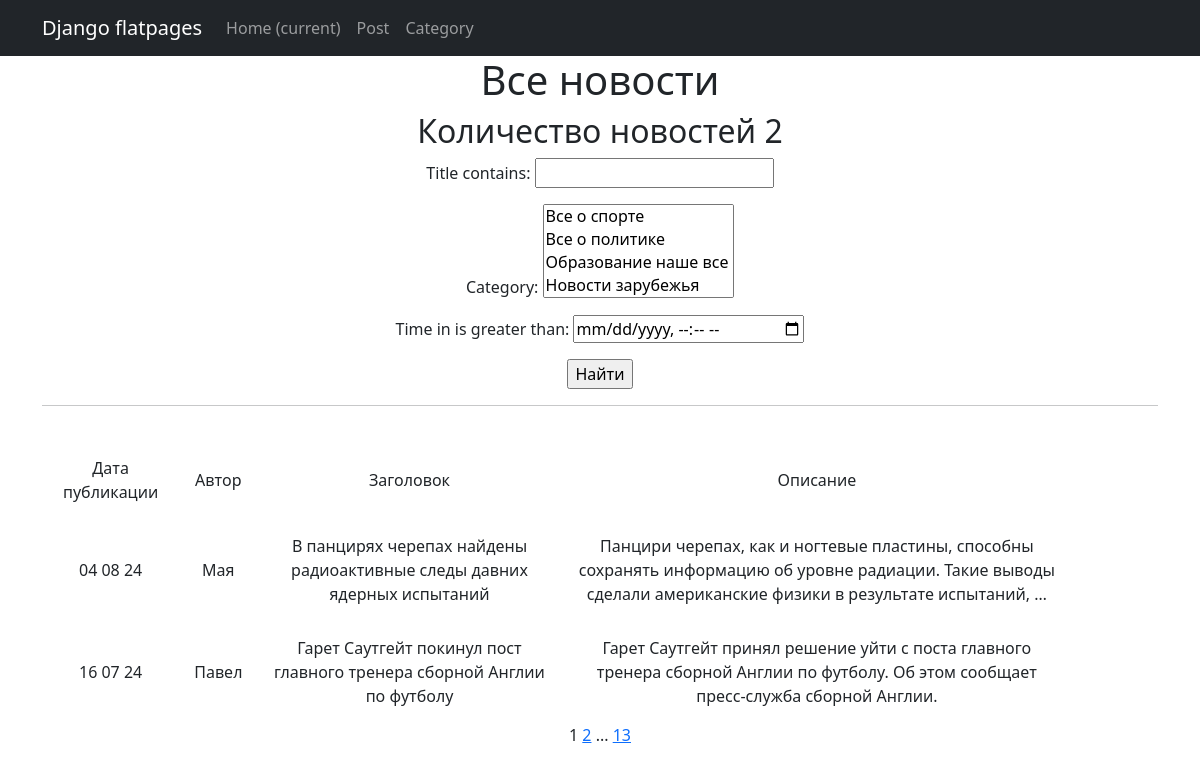
Page /news/ on the committed database.
### news/models.py (models this page shows, shortened)
class Post(models.Model):
    article = 'AR'
    news = 'NE'
    POST = [
        (news, 'Новости'),
        (article, 'Статья')
    ]
    author = models.ForeignKey(Author, on_delete=models.CASCADE, related_name='posts')
    field = models.CharField(max_length=2, choices=POST, default=news)
    time_in = models.DateTimeField(auto_now_add=True)
    category = models.ManyToManyField(Category, through='PostCategory')
    title = models.CharField(max_length=250)
    text = models.TextField()
    rating = models.IntegerField(default=0)

class Author(models.Model):
    user = models.OneToOneField(User, on_delete=models.CASCADE)
    rating = models.IntegerField(default=0)

### news/views.py (the view)
# urls.py: path('', PostList.as_view(), name='post_list'),
class PostList(ListView):
    model = Post
    template_name = 'News.html'
    context_object_name = 'news'
    ordering = '-time_in'
    paginate_by = 2
    def get_queryset(self):
        queryset = super().get_queryset()
        self.filterset = PostFilter(self.request.GET, queryset)
        return self.filterset.qs
    def get_context_data(self, **kwargs):
        context = super().get_context_data(**kwargs)
        context['filterset'] = self.filterset
        return context

### news/models.py (called while the page is built)
    def __str__(self):
        return self.name

### news/templatetags/custom_tags.py (called while the page is built)
@register.simple_tag(takes_context=True)
def url_replace(context, **kwargs):
    d = context['request'].GET.copy()
    for k, v in kwargs.items():
        d[k] = v
    return d.urlencode()

### templates/News.html (shortened to what this page needs)
{% extends 'flatpages/default.html' %}
{% load custom_tags %}
{% block content %}
    <h1>Все новости</h1>
    <h2>Количество новостей {{ news|length }}</h2>
    <form action="" method="get">
        {{ filterset.form.as_p }}
        <input type="submit" value="Найти">
    </form>
    <hr>
    {% if news %}
        <table cellpadding="15" width="95%" style="margin-top: 35px">
            <tr>
                <td>Дата публикации</td>
                <td>Автор</td>
                <td>Заголовок</td>
                <td>Описание</td>
            </tr>
            {% for post in news %}
            <tr>
                <td>{{ post.time_in|date:'d m y' }}</td>
                <td>{{ post.author.user }}</td>
                <td>{{ post.title }}</td>
                <td>{{ post.text|truncatewords:20 }}</td>
                <td>
                </td>
            </tr>
            {% endfor %}
        </table>
    {% else %}
        <h2>Новостей нет!</h2>
    {% endif %}
   {{ page_obj.number }}
   {% if page_obj.has_next %}
       <a href="?{% url_replace page=page_obj.next_page_number %}">{{ page_obj.next_page_number }}</a>
       {% if paginator.num_pages != page_obj.next_page_number %}
           ...
           <a href="?{% url_replace page=page_obj.paginator.num_pages %}">{{ page_obj.paginator.num_pages }}</a>
       {% endif %}
   {% endif %}
{% endblock content %}

### rows in the picture
Post: time_in "04 08 24", author.user "Мая", title "В панцирях черепах найдены радиоактивные следы давних ядерных испытаний", text "Панцири черепах, как и ногтевые пластины, способны сохранять информацию об уровне радиации. Такие выводы сделали американские физики в результате испытаний, …"
Post: time_in "16 07 24", author.user "Павел", title "Гарет Саутгейт покинул пост главного тренера сборной Англии по футболу", text "Гарет Саутгейт принял решение уйти с поста главного тренера сборной Англии по футболу. Об этом сообщает пресс-служба сборной Англии."

### other values in the picture
{{ news|length }} "2"
{{ page_obj.number }} "1"
{{ page_obj.next_page_number }} "2"
{{ page_obj.paginator.num_pages }} "13"
